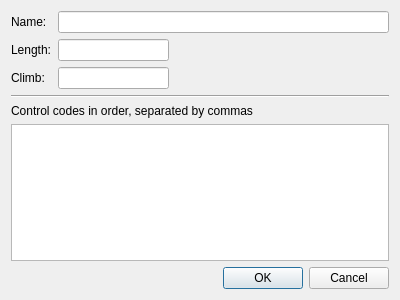
<?xml version="1.0" encoding="UTF-8"?>
<ui version="4.0">
 <class>courseDialog</class>
 <widget class="QDialog" name="courseDialog">
  <property name="geometry">
   <rect>
    <x>0</x>
    <y>0</y>
    <width>400</width>
    <height>300</height>
   </rect>
  </property>
  <property name="windowTitle">
   <string>Course</string>
  </property>
  <layout class="QGridLayout" name="gridLayout">
   <item row="0" column="0">
    <widget class="QLabel" name="label">
     <property name="text">
      <string>Name:</string>
     </property>
     <property name="buddy">
      <cstring>nameEdit</cstring>
     </property>
    </widget>
   </item>
   <item row="0" column="1" colspan="3">
    <widget class="QLineEdit" name="nameEdit"/>
   </item>
   <item row="1" column="0">
    <widget class="QLabel" name="label_2">
     <property name="text">
      <string>Length:</string>
     </property>
     <property name="buddy">
      <cstring>lengthEdit</cstring>
     </property>
    </widget>
   </item>
   <item row="1" column="1">
    <widget class="QLineEdit" name="lengthEdit"/>
   </item>
   <item row="1" column="2" colspan="2">
    <spacer name="horizontalSpacer">
     <property name="orientation">
      <enum>Qt::Horizontal</enum>
     </property>
     <property name="sizeHint" stdset="0">
      <size>
       <width>214</width>
       <height>20</height>
      </size>
     </property>
    </spacer>
   </item>
   <item row="2" column="1">
    <widget class="QLineEdit" name="climbEdit"/>
   </item>
   <item row="2" column="0">
    <widget class="QLabel" name="label_3">
     <property name="text">
      <string>Climb:</string>
     </property>
     <property name="buddy">
      <cstring>climbEdit</cstring>
     </property>
    </widget>
   </item>
   <item row="2" column="2" colspan="2">
    <spacer name="horizontalSpacer_2">
     <property name="orientation">
      <enum>Qt::Horizontal</enum>
     </property>
     <property name="sizeHint" stdset="0">
      <size>
       <width>214</width>
       <height>20</height>
      </size>
     </property>
    </spacer>
   </item>
   <item row="3" column="0" colspan="4">
    <widget class="Line" name="line">
     <property name="orientation">
      <enum>Qt::Horizontal</enum>
     </property>
    </widget>
   </item>
   <item row="4" column="0" colspan="4">
    <widget class="QLabel" name="label_5">
     <property name="text">
      <string>Control codes in order, separated by commas</string>
     </property>
     <property name="buddy">
      <cstring>controlsText</cstring>
     </property>
    </widget>
   </item>
   <item row="6" column="0" colspan="4">
    <widget class="QDialogButtonBox" name="buttonBox">
     <property name="orientation">
      <enum>Qt::Horizontal</enum>
     </property>
     <property name="standardButtons">
      <set>QDialogButtonBox::Cancel|QDialogButtonBox::Ok</set>
     </property>
    </widget>
   </item>
   <item row="5" column="0" colspan="4">
    <widget class="QTextEdit" name="controlsText"/>
   </item>
  </layout>
 </widget>
 <resources/>
 <connections>
  <connection>
   <sender>buttonBox</sender>
   <signal>accepted()</signal>
   <receiver>courseDialog</receiver>
   <slot>accept()</slot>
   <hints>
    <hint type="sourcelabel">
     <x>248</x>
     <y>254</y>
    </hint>
    <hint type="destinationlabel">
     <x>157</x>
     <y>274</y>
    </hint>
   </hints>
  </connection>
  <connection>
   <sender>buttonBox</sender>
   <signal>rejected()</signal>
   <receiver>courseDialog</receiver>
   <slot>reject()</slot>
   <hints>
    <hint type="sourcelabel">
     <x>316</x>
     <y>260</y>
    </hint>
    <hint type="destinationlabel">
     <x>286</x>
     <y>274</y>
    </hint>
   </hints>
  </connection>
 </connections>
</ui>
